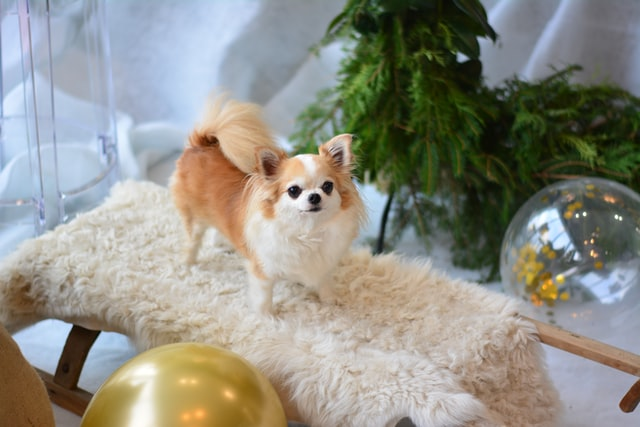
#> input picture Photos/dog.jpg, 640 x 427 px
$ python color_masking.py
#> lines starting #> are read from the running program, lines starting #| are printed output that depends on the picture; after the words box and inside, x2 and y2 are one past the last pixel; in counts of white or black regions, pixels touching at a corner belong together
import cv2 as cv
import numpy as np
from matplotlib import pyplot as plt

img = cv.imread('Photos/dog.jpg')
#> img is the input picture: shape (427, 640, 3); mean B, G, R 133.5, 143.2, 143.8

blank = np.zeros(img.shape[:2] , np.uint8)
cv.imshow("Blank",blank)


mask = cv.circle(blank, (img.shape[1]//2, img.shape[0]//2), 100, 255, -1)
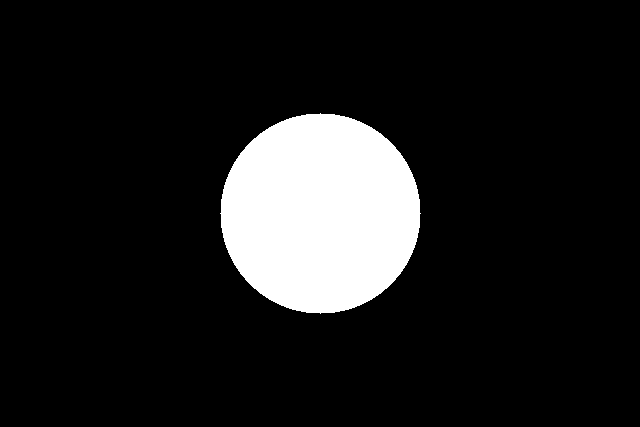
#> blank: shape (427, 640); 11.5% white; 1 white region, box (x1, y1, x2, y2) and area: (220, 113, 421, 314) 31417


masked = cv.bitwise_and(img, img, mask=mask)
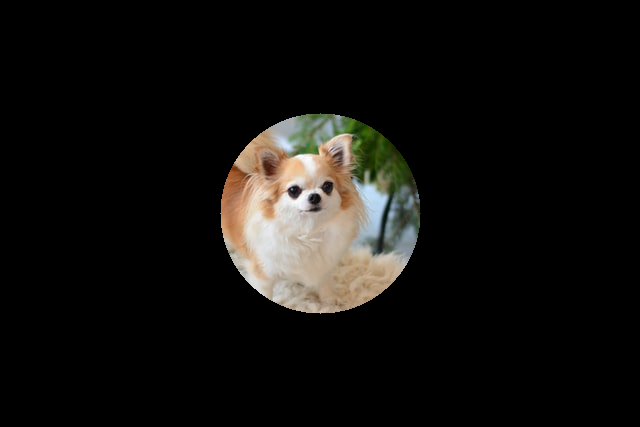
#> masked: shape (427, 640, 3); mean B, G, R 15, 17.3, 18.6
cv.imshow('Masked', masked)

# Color Histogram
colors = ('b', 'g', 'r')

plt.figure()
# plt.title('GrayScale Histogram')
plt.title('Color Histogram')
plt.xlabel('Bins')  # represent no. of intervals in pixel intensities
plt.ylabel('# of pixels')
print(masked.shape)
#| (427, 640, 3)

# note : don't use masked image for masking instead use that circle or
# any other shape that you used for masking that image.
for i, col in enumerate(colors):
    # hist = cv.calcHist([img], [i], None, [256], [0, 256])
    hist = cv.calcHist([img], [i], mask, [256], [0, 256])
    plt.plot(hist, color=col)
    plt.xlim([0, 256])


plt.show()
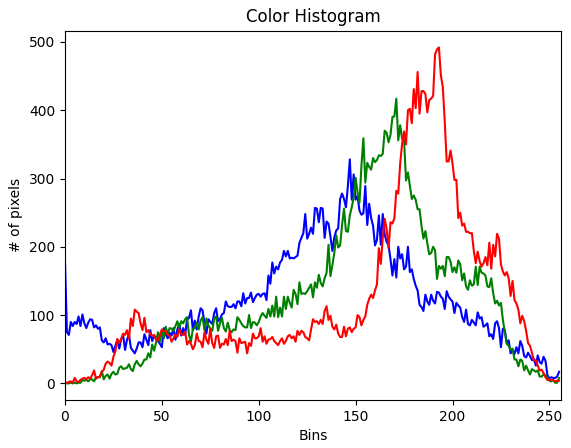
#> figure drawn by matplotlib, 1 panel; curve peaks at x = 147, y = 328; curve peaks at x = 171, y = 417; curve peaks at x = 193, y = 492


cv.waitKey(0)

$ run again, with Photos/Cat_moves.jpg copied over Photos/dog.jpg
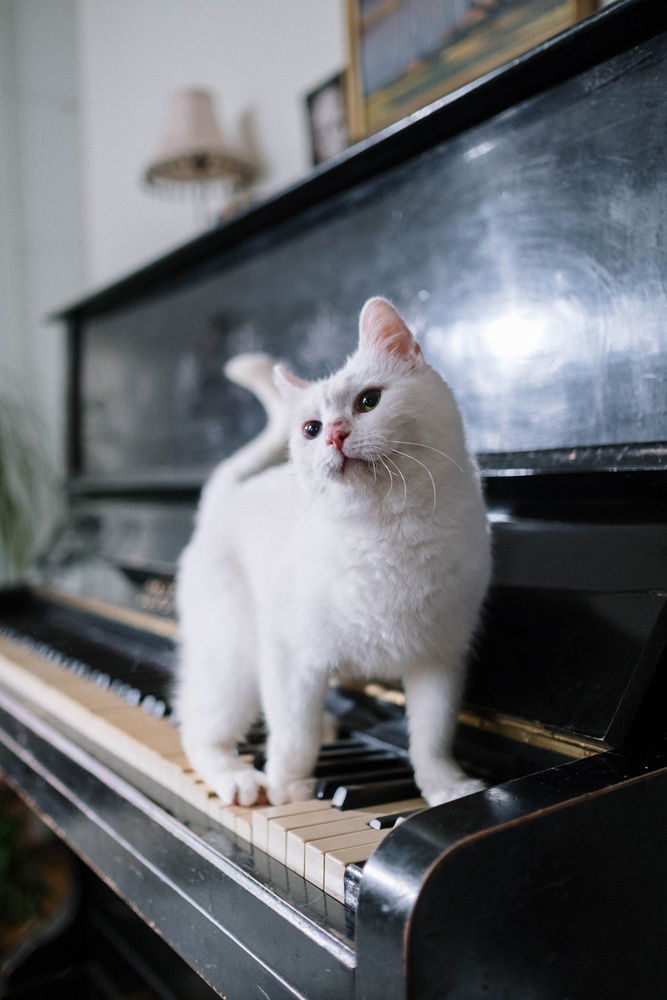
#> input picture Photos/Cat_moves.jpg, 667 x 1000 px, shrunk from 4160 x 6240 before the run
#> img is the input picture: shape (1000, 667, 3); mean B, G, R 111.8, 107.1, 104.7
#> `mask = cv.circle(blank, (img.shape[1]//2, img.shape[0]//2), 100, 255, ..`:
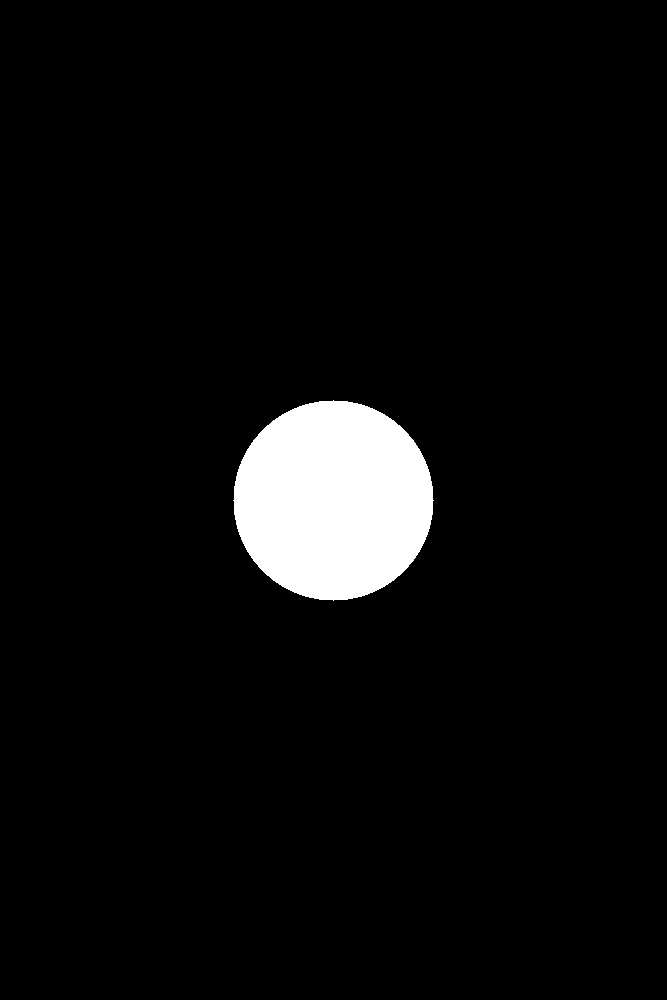
#> blank: shape (1000, 667); 4.7% white; 1 white region, box (x1, y1, x2, y2) and area: (233, 400, 434, 601) 31417
#| (1000, 667, 3)
#> `plt.show()`:
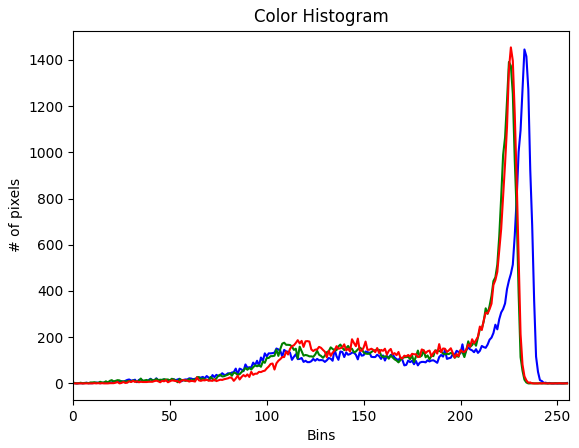
#> figure drawn by matplotlib, 1 panel; curve peaks at x = 233, y = 1445; curve peaks at x = 225, y = 1391; curve peaks at x = 226, y = 1454

$ run again, with Photos/aurora.jpg copied over Photos/dog.jpg
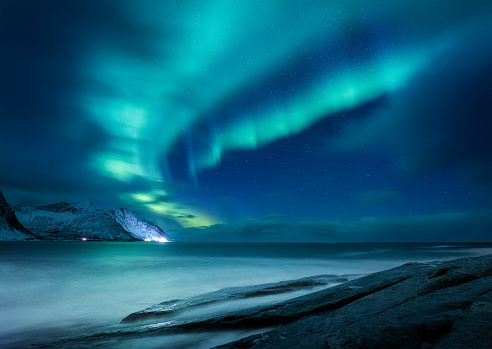
#> input picture Photos/aurora.jpg, 492 x 349 px
#> img is the input picture: shape (349, 492, 3); mean B, G, R 116.1, 88.8, 14.4
#> `mask = cv.circle(blank, (img.shape[1]//2, img.shape[0]//2), 100, 255, ..`:
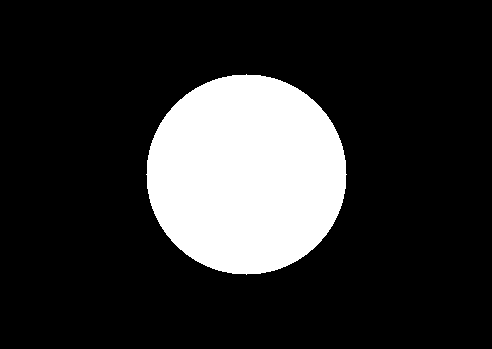
#> blank: shape (349, 492); 18.3% white; 1 white region, box (x1, y1, x2, y2) and area: (146, 74, 347, 275) 31417
#| (349, 492, 3)
#> `plt.show()`:
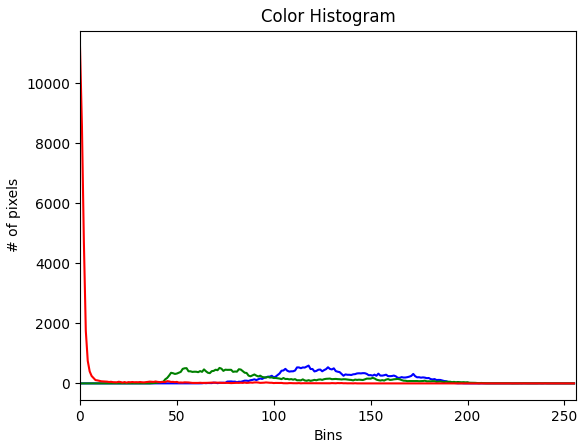
#> figure drawn by matplotlib, 1 panel; curve peaks at x = 118, y = 593; curve peaks at x = 72, y = 515; curve peaks at x = 0, y = 11187

$ run again, with Photos/baby_faces.jpg copied over Photos/dog.jpg
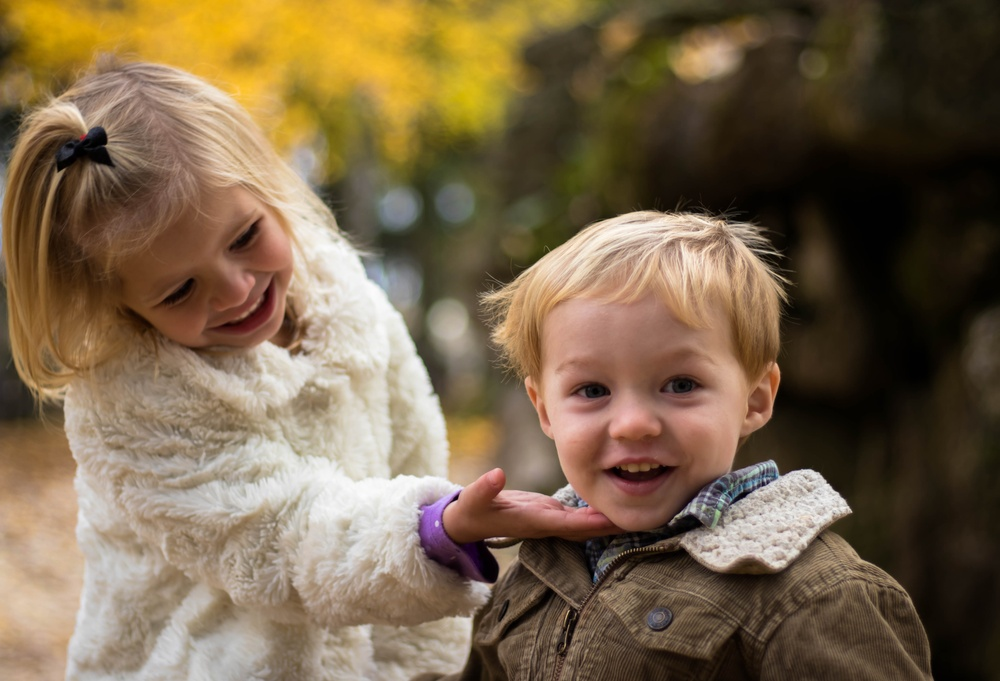
#> input picture Photos/baby_faces.jpg, 1000 x 681 px, shrunk from 5871 x 4000 before the run
#> img is the input picture: shape (681, 1000, 3); mean B, G, R 74.9, 101.2, 120.9
#> `mask = cv.circle(blank, (img.shape[1]//2, img.shape[0]//2), 100, 255, ..`:
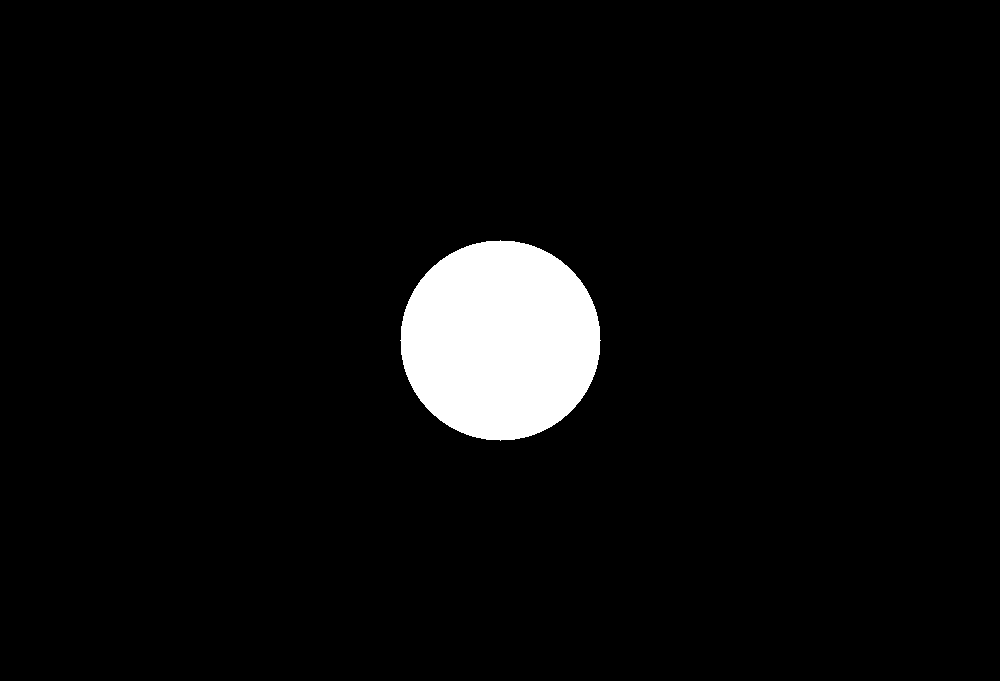
#> blank: shape (681, 1000); 4.6% white; 1 white region, box (x1, y1, x2, y2) and area: (400, 240, 601, 441) 31417
#| (681, 1000, 3)
#> `plt.show()`:
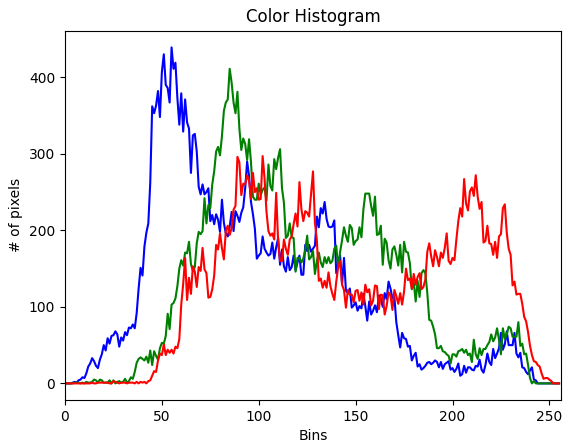
#> figure drawn by matplotlib, 1 panel; curve peaks at x = 55, y = 439; curve peaks at x = 85, y = 411; curve peaks at x = 102, y = 297
